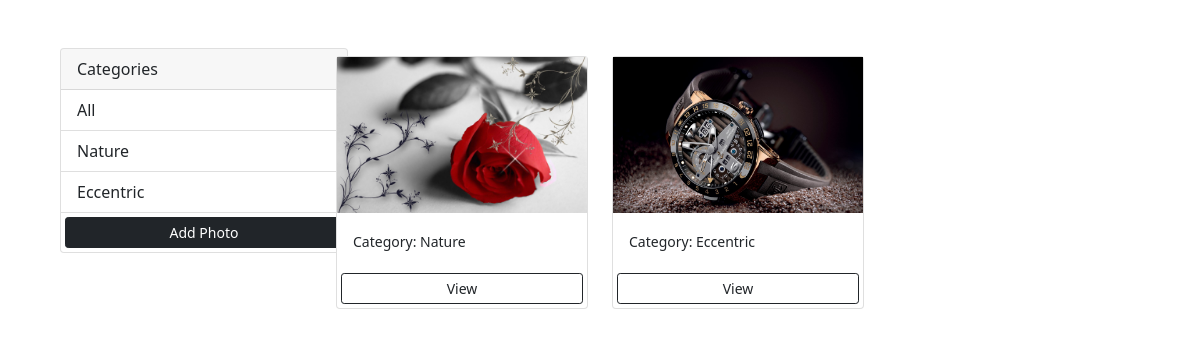
Before: / with the older database file.
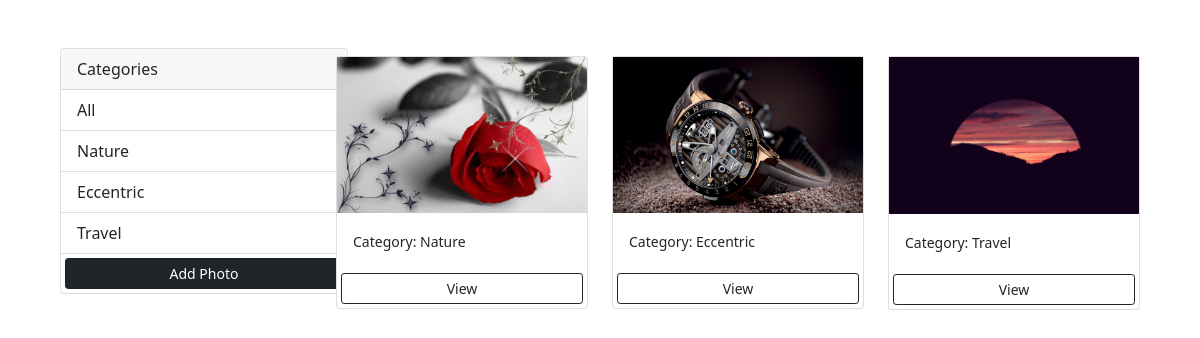
After: the same page with the newer database file.
### photos/models.py (models this page shows, shortened)
class Category(models.Model):
    name = models.CharField(max_length=100,null=False,blank=False)

class Photo(models.Model):
    category = models.ForeignKey(Category,on_delete=models.SET_NULL,null=True,blank=True)
    image = models.ImageField(null=False, blank=False)
    description = models.TextField()

### photos/views.py (the view)
# urls.py: path('', views.gallery, name='gallery'),
def gallery(request):
    categories = Category.objects.all()
    photos = Photo.objects.all()
    context  = {'categories': categories, 'photos': photos}
    return render(request,'photos/gallery.html', context)

### photos/templates/photos/gallery.html (shortened to what this page needs)
<!DOCTYPE html>
<html lang="en">
<head>
    <link href="https://cdn.jsdelivr.net/npm/bootstrap@5.1.3/dist/css/bootstrap.min.css" rel="stylesheet">
</head>
<body class="m-5">
    <div class="container">
        <div class="row">
          <div class="col-md-3">
            <div class="card" style="width: 18rem;">
                <div class="card-header">
                  Categories
                </div>
                <ul class="list-group list-group-flush">
                  <li class="list-group-item">All</li>
                    {% for category in categories %}
                    <li class="list-group-item">{{category.name}}</li>
                    {% endfor %}
                  <a href="{% url 'add' %}" class="btn btn-block btn-dark btn-sm m-1">Add Photo</a>
                </ul>
              </div>
          </div>
          <div class="col-md-9">
            <div class="row">
                {% for photo in photos %}
                <div class="col-md-4">
                    <div class="card my-2">
                        <img class="image-thumbail" src="{{photo.image.url}}" alt="Card image cap">
                        <div class="card-body">
                            <small>Category: {{photo.category.name}}</small>
                        </div>
                        <a href="{% url 'photo' photo.id %}" class="btn btn-outline-dark btn-sm m-1">View</a>
                    </div>
                </div>
                {% empty %}
                <h3>No photos...</h3>
                {% endfor %}
          </div>
        </div>
      </div>
</body>
</html>

Changed rows visible on the page:
added Category: name "Travel"
added Photo: image (picture), category.name "Travel"
